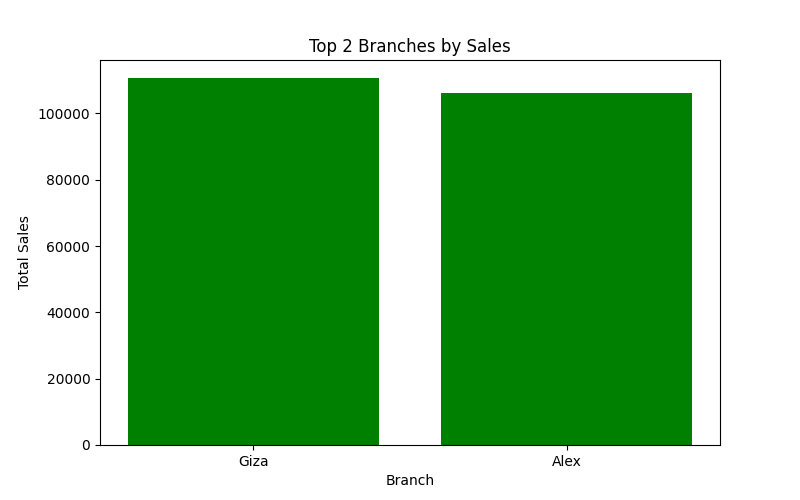

Write the Python code that produced this figure.
import pandas as pd
import matplotlib.pyplot as plt

# Load dataset
data = pd.read_csv("SuperMarket Analysis.csv")

# Group by Branch and get total sales
branch_sales = data.groupby("Branch")["Sales"].sum()

# Pick top 2
top2 = branch_sales.sort_values(ascending=False).head(2)

# Store in x and y
x = top2.index          # Branch names
y = top2.values         # Sales values

# Plot
plt.figure(figsize=(8,5))
plt.bar(x, y, color='green')
plt.xlabel("Branch")
plt.ylabel("Total Sales")
plt.title("Top 2 Branches by Sales")
plt.show()
